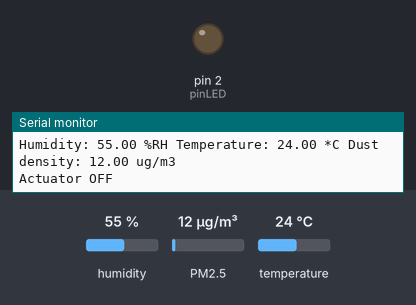
Simulated run of this sketch. Board: Arduino Uno, built for the host (arithmetic inside an expression is 32-bit, double 64-bit). Shown: output pins drawn as LEDs (lit = HIGH), the last lines printed to the serial monitor. The inputs (shaded band) are chosen by the test bench; at power-on: humidity 55 %, PM2.5 12 µg/m³, temperature 24 °C.

Above: at 1.8 s.
1.9 s: humidity set to 79 %
3.4 s: humidity set to 82 %
At 5.1 s:
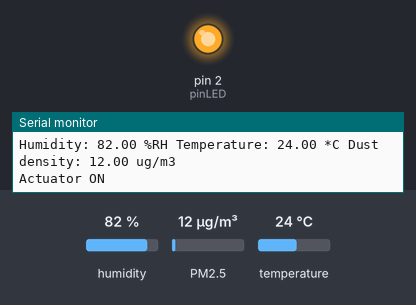
5.6 s: humidity set to 22 %
At 7.4 s:
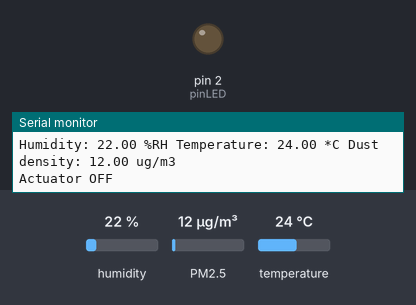
7.7 s: humidity set to 88 %
At 9.1 s:
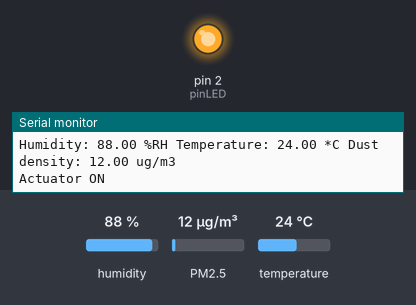
Timing chart, 0 to 10.7 s (numbered marks = the images above; inputs shaded):
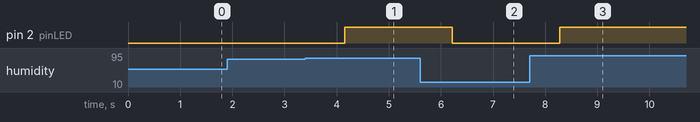

Measured:
- the behaviour switches between 80 and 81 % on humidity (found by bisection; images 0 and 1)
- after the input at 3.4 s, pin 2 (pinLED): LOW → HIGH after 0.75 s
- after the input at 5.6 s, pin 2 (pinLED): HIGH → LOW after 0.62 s
- after the input at 7.7 s, pin 2 (pinLED): LOW → HIGH after 0.58 s

The sketch:

ProgramFilterUdara_W_Library.ino
```cpp
#include <GP2YDustSensor.h>
#include <DHT.h>
#include <DHT_U.h>

#define pinDHT 3 //Pin 3 digunakan untuk output sensor DHT
#define pinGP2Y A0 //Pin analog A0 digunakan untuk outputsensor GP2Y1010AU0F
#define pinLEDGP 12 //pin 12 digunakan untuk LED pada sensor GP2Y1010AU0F
#define pinLED 2 //Pin 2 digunakan untuk LED sebagai pengganti aktuator

const int lt = 30.00; //Batas suhu yang ditentukan
const int lh = 80.00; //Batas kelembapan yang ditentukan
const int ld = 150.00; //Batas densitas debu yang ditentukan


DHT dht(pinDHT,DHT11);
GP2YDustSensor dustSensor(GP2YDustSensorType::GP2Y1010AU0F, pinLEDGP, pinGP2Y);

void setup() {
  dustSensor.setBaseline(0.4);
  dustSensor.setCalibrationFactor(1.1);
  Serial.begin(9600);
  Serial.println("Program Filter Udara");
  pinMode(pinLED, OUTPUT);
  dht.begin();
  dustSensor.begin();
}

void loop() {
  float h = dht.readHumidity(); //Pembacaan kelembapan oleh DHT
  float t = dht.readTemperature(); //Pembacaan suhu oleh DHT
  float dd = dustSensor.getDustDensity(); //Pembacaan densitas debu oleh GP2Y1010AU0F

  //Menampilkan hasil pembacaan DHT pada serial monitor Arduino IDE
  if (isnan(t)||isnan(h)) {
    Serial.println("failed to read from DHT11");
  } else {
    Serial.print("Humidity: ");
    Serial.print(h);
    Serial.print(" %RH ");
    Serial.print("Temperature: ");
    Serial.print(t);
    Serial.print(" *C ");
  }

  //Menampilkan hasil pembacaan GP2Y1010AU0F pada serial monitor arduino IDE
  if (isnan(dd)) {
    Serial.println("failed to read from GP2Y1010AU0F");
  } else {
    Serial.print("Dust density: ");
    Serial.print(dd);
    Serial.println(" ug/m3");
  }

  //Pengambilan keputusan berdasarkan data yang telah didapat
  if ((t>lt)||(h>lh)||(dd>ld)) {
    digitalWrite(pinLED, HIGH);
    Serial.println("Actuator ON");
  } else {
    digitalWrite(pinLED, LOW);
    Serial.println("Actuator OFF");
  }
delay(1000); //Delay 1s setiap pembacaan
}
```
